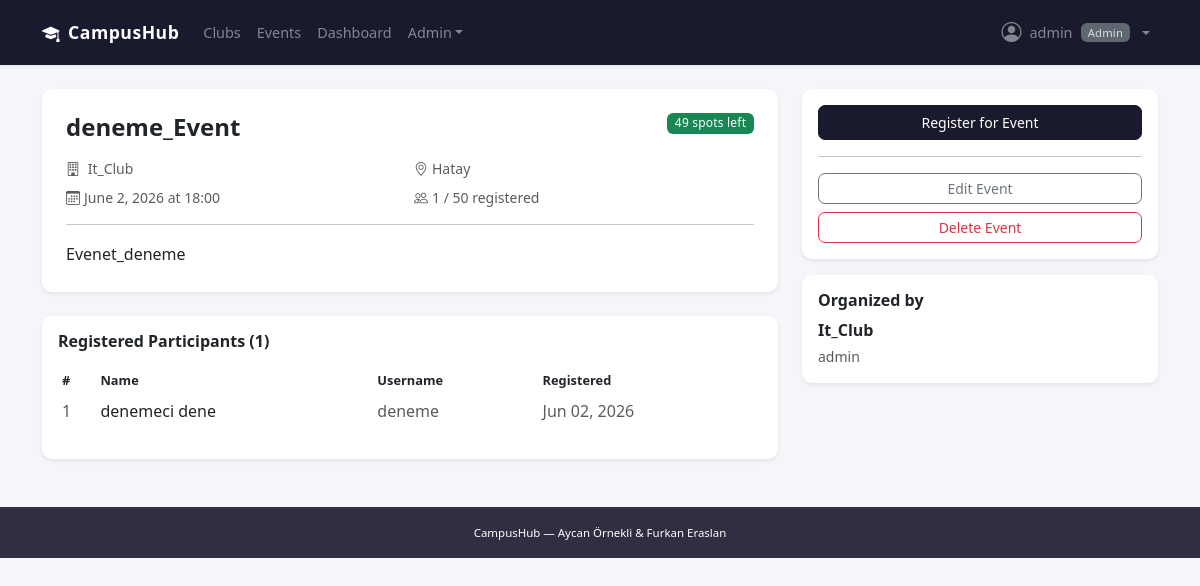
The page /events/1/ (signed in) on the database its author committed.
### users/models.py (models this page shows, shortened)
class CustomUser(AbstractUser):
    ROLE_CHOICES = [
        ('student', 'Student'),
        ('club_manager', 'Club Manager'),
        ('admin', 'Admin'),
    ]
    role = models.CharField(max_length=20, choices=ROLE_CHOICES, default='student')
    bio = models.TextField(blank=True)
    profile_picture = models.ImageField(upload_to='profile_pics/', blank=True, null=True)
    student_id = models.CharField(max_length=20, blank=True)

### events/models.py (models this page shows, shortened)
class Event(models.Model):
    title = models.CharField(max_length=200)
    description = models.TextField()
    club = models.ForeignKey(Club, on_delete=models.CASCADE, related_name='events')
    created_by = models.ForeignKey(
        settings.AUTH_USER_MODEL,
        on_delete=models.CASCADE,
        related_name='created_events'
    )
    location = models.CharField(max_length=300)
    date = models.DateTimeField()
    max_participants = models.PositiveIntegerField(default=50)
    created_at = models.DateTimeField(auto_now_add=True)
    updated_at = models.DateTimeField(auto_now=True)
    class Meta:
        ordering = ['date']
    def participant_count(self):
        return self.registrations.count()
    def is_full(self):
        return self.registrations.count() >= self.max_participants
    def spots_left(self):
        return max(0, self.max_participants - self.registrations.count())

class EventRegistration(models.Model):
    event = models.ForeignKey(Event, on_delete=models.CASCADE, related_name='registrations')
    user = models.ForeignKey(
        settings.AUTH_USER_MODEL,
        on_delete=models.CASCADE,
        related_name='event_registrations'
    )
    registered_at = models.DateTimeField(auto_now_add=True)
    class Meta:
        unique_together = ('event', 'user')
        ordering = ['registered_at']

### clubs/models.py (models this page shows, shortened)
class Club(models.Model):
    STATUS_CHOICES = [
        ('pending', 'Pending Approval'),
        ('approved', 'Approved'),
        ('rejected', 'Rejected'),
    ]
    name = models.CharField(max_length=200, unique=True)
    description = models.TextField()
    logo = models.ImageField(upload_to='club_logos/', blank=True, null=True)
    manager = models.ForeignKey(
        settings.AUTH_USER_MODEL,
        on_delete=models.CASCADE,
        related_name='managed_clubs'
    )
    members = models.ManyToManyField(
        settings.AUTH_USER_MODEL,
        related_name='joined_clubs',
        blank=True
    )
    status = models.CharField(max_length=20, choices=STATUS_CHOICES, default='pending')
    created_at = models.DateTimeField(auto_now_add=True)
    updated_at = models.DateTimeField(auto_now=True)
    class Meta:
        ordering = ['-created_at']

### events/views.py (the view)
# urls.py: path('<int:pk>/', views.event_detail_view, name='event_detail'),
def event_detail_view(request, pk):
    event = get_object_or_404(Event, pk=pk)
    is_registered = False
    if request.user.is_authenticated:
        is_registered = EventRegistration.objects.filter(event=event, user=request.user).exists()
    participants = event.registrations.select_related('user').all()
    return render(request, 'events/event_detail.html', {
        'event': event,
        'is_registered': is_registered,
        'participants': participants,
    })

### templates/events/event_detail.html (shortened to what this page needs)
{% extends 'base.html' %}
{% block content %}
<div class="row g-4">
  <div class="col-md-8">
    <div class="card shadow-sm border-0 mb-4">
      <div class="card-body p-4">
        <div class="d-flex justify-content-between align-items-start mb-3">
          <h4 class="fw-semibold mb-0">{{ event.title }}</h4>
          <span class="badge {% if event.is_full %}bg-danger{% else %}bg-success{% endif %} ms-3">
            {% if event.is_full %}Full{% else %}{{ event.spots_left }} spots left{% endif %}
          </span>
        </div>
        <div class="row g-2 mb-3 text-muted small">
          <div class="col-md-6">
            <i class="bi bi-building me-1"></i>
            <a href="{% url 'club_detail' event.club.pk %}" class="text-decoration-none text-muted">{{ event.club.name }}</a>
          </div>
          <div class="col-md-6"><i class="bi bi-geo-alt me-1"></i>{{ event.location }}</div>
          <div class="col-md-6"><i class="bi bi-calendar3 me-1"></i>{{ event.date|date:"F j, Y" }} at {{ event.date|date:"H:i" }}</div>
          <div class="col-md-6"><i class="bi bi-people me-1"></i>{{ event.participant_count }} / {{ event.max_participants }} registered</div>
        </div>
        <hr class="my-3">
        <p class="mb-0" style="line-height:1.7;">{{ event.description }}</p>
      </div>
    </div>
    {% if user.is_authenticated and user.role == 'club_manager' and user == event.created_by or user.is_authenticated and user.role == 'admin' %}
    <div class="card shadow-sm border-0">
      <div class="card-body">
        <h6 class="fw-semibold mb-3">Registered Participants ({{ event.participant_count }})</h6>
        {% if participants %}
        <div class="table-responsive">
          <table class="table table-sm table-borderless">
            <thead class="text-muted" style="font-size:0.8rem;">
              <tr><th>#</th><th>Name</th><th>Username</th><th>Registered</th></tr>
            </thead>
            <tbody>
              {% for reg in participants %}
              <tr>
                <td class="text-muted">{{ forloop.counter }}</td>
                <td>{{ reg.user.get_full_name|default:reg.user.username }}</td>
                <td><a href="{% url 'user_profile' reg.user.username %}" class="text-decoration-none text-muted">{{ reg.user.username }}</a></td>
                <td class="text-muted">{{ reg.registered_at|date:"M d, Y" }}</td>
              </tr>
              {% endfor %}
            </tbody>
          </table>
        </div>
        {% else %}
        <p class="text-muted small mb-0">No participants yet.</p>
        {% endif %}
      </div>
    </div>
    {% endif %}
  </div>
  <div class="col-md-4">
    <div class="card shadow-sm border-0 mb-3">
      <div class="card-body">
        {% if user.is_authenticated %}
          {% if is_registered %}
          <div class="alert alert-success py-2 small mb-3">
            <i class="bi bi-check-circle me-1"></i>You're registered for this event.
          </div>
          <form method="post" action="{% url 'event_cancel' event.pk %}">
            {% csrf_token %}
            <button type="submit" class="btn btn-outline-danger w-100 btn-sm"
              onclick="return confirm('Cancel your registration?')">Cancel Registration</button>
          </form>
          {% elif not event.is_full %}
          <form method="post" action="{% url 'event_register' event.pk %}">
            <button type="submit" class="btn btn-primary w-100">Register for Event</button>
          </form>
          {% else %}
          <button class="btn btn-secondary w-100" disabled>This event is full</button>
          {% endif %}
        {% else %}
        <a href="{% url 'login' %}?next={{ request.path }}" class="btn btn-primary w-100">Sign in to Register</a>
        {% endif %}
        {% if user.is_authenticated and user == event.created_by or user.is_authenticated and user.role == 'admin' %}
        <hr class="my-3">
        <a href="{% url 'event_edit' event.pk %}" class="btn btn-outline-secondary w-100 btn-sm mb-2">Edit Event</a>
        <a href="{% url 'event_delete' event.pk %}" class="btn btn-outline-danger w-100 btn-sm">Delete Event</a>
        {% endif %}
      </div>
    </div>
    <div class="card shadow-sm border-0">
      <div class="card-body">
        <h6 class="fw-semibold mb-2">Organized by</h6>
        <a href="{% url 'club_detail' event.club.pk %}" class="text-decoration-none fw-semibold text-dark">{{ event.club.name }}</a>
        <p class="text-muted small mt-1 mb-0">{{ event.created_by.get_full_name|default:event.created_by.username }}</p>
      </div>
    </div>
  </div>
</div>
{% endblock %}

### templates/base.html (shortened to what this page needs)
<!DOCTYPE html>
<html lang="en">
<head>
  <link href="https://cdn.jsdelivr.net/npm/bootstrap@5.3.0/dist/css/bootstrap.min.css" rel="stylesheet">
  <link href="https://cdn.jsdelivr.net/npm/bootstrap-icons@1.11.0/font/bootstrap-icons.css" rel="stylesheet">
  {% load static %}
  <link rel="stylesheet" href="{% static 'css/style.css' %}">
</head>
<body>
<nav class="navbar navbar-expand-lg navbar-dark shadow-sm">
  <div class="container">
    <a class="navbar-brand fw-bold" href="{% url 'home' %}">
      <i class="bi bi-mortarboard-fill me-2"></i>CampusHub
    </a>
    <div class="collapse navbar-collapse" id="navbarNav">
      <ul class="navbar-nav me-auto">
        <li class="nav-item">
          <a class="nav-link" href="{% url 'club_list' %}">Clubs</a>
        </li>
        <li class="nav-item">
          <a class="nav-link" href="{% url 'event_list' %}">Events</a>
        </li>
        {% if user.is_authenticated %}
          {% if user.role == 'club_manager' or user.role == 'admin' %}
          <li class="nav-item">
            <a class="nav-link" href="{% url 'manager_dashboard' %}">Dashboard</a>
          </li>
          {% endif %}
          {% if user.role == 'admin' or user.is_superuser %}
          <li class="nav-item dropdown">
            <a class="nav-link dropdown-toggle" href="#" data-bs-toggle="dropdown">Admin</a>
          </li>
          {% endif %}
        {% endif %}
      </ul>
      <ul class="navbar-nav">
        {% if user.is_authenticated %}
        <li class="nav-item dropdown">
          <a class="nav-link dropdown-toggle d-flex align-items-center gap-2" href="#" data-bs-toggle="dropdown">
            {% if user.profile_picture %}
              <img src="{{ user.profile_picture.url }}" class="rounded-circle" width="26" height="26" style="object-fit:cover;">
            {% else %}
              <i class="bi bi-person-circle fs-5"></i>
            {% endif %}
            <span>{{ user.first_name|default:user.username }}</span>
            <span class="badge bg-secondary" style="font-size:0.7rem;">{{ user.get_role_display }}</span>
          </a>
        </li>
        {% endif %}
      </ul>
    </div>
  </div>
</nav>
<div class="container my-4">
  {% block content %}{% endblock %}
</div>
<footer class="text-white text-center py-3 mt-5">
  <div class="container">
    <small>CampusHub &mdash; Aycan Örnekli &amp; Furkan Eraslan</small>
  </div>
</footer>
</body>
</html>

### static/css/style.css (style rules this page uses)
body { font-family: 'Segoe UI', system-ui, -apple-system, sans-serif; color: #1a1a2e; background-color: #f5f6fa; }
.navbar { padding: 0.6rem 0; background-color: #1a1a2e !important; }
.navbar-brand { letter-spacing: 0.5px; font-size: 1.1rem; }
.nav-link { font-weight: 500; font-size: 0.9rem; opacity: 0.85; }
.card { border-radius: 10px; transition: box-shadow 0.18s ease; }
.btn { font-size: 0.875rem; font-weight: 500; border-radius: 7px; }
.btn-primary { background-color: #1a1a2e; border-color: #1a1a2e; }
.badge { font-weight: 500; letter-spacing: 0.2px; }
footer { background-color: #1a1a2e !important; font-size: 0.82rem; opacity: 0.9; }

### rows shown on the page
CustomUser: first_name "admin", role "Admin"
Event: title "deneme_Event", spots_left "49", club.name "It_Club", location "Hatay", date "June 2, 2026", date "18:00", participant_count "1", max_participants "50", description "Evenet_deneme", created_by.get_full_name "admin"
EventRegistration: user.get_full_name "denemeci dene", user.username "deneme", registered_at "Jun 02, 2026"
